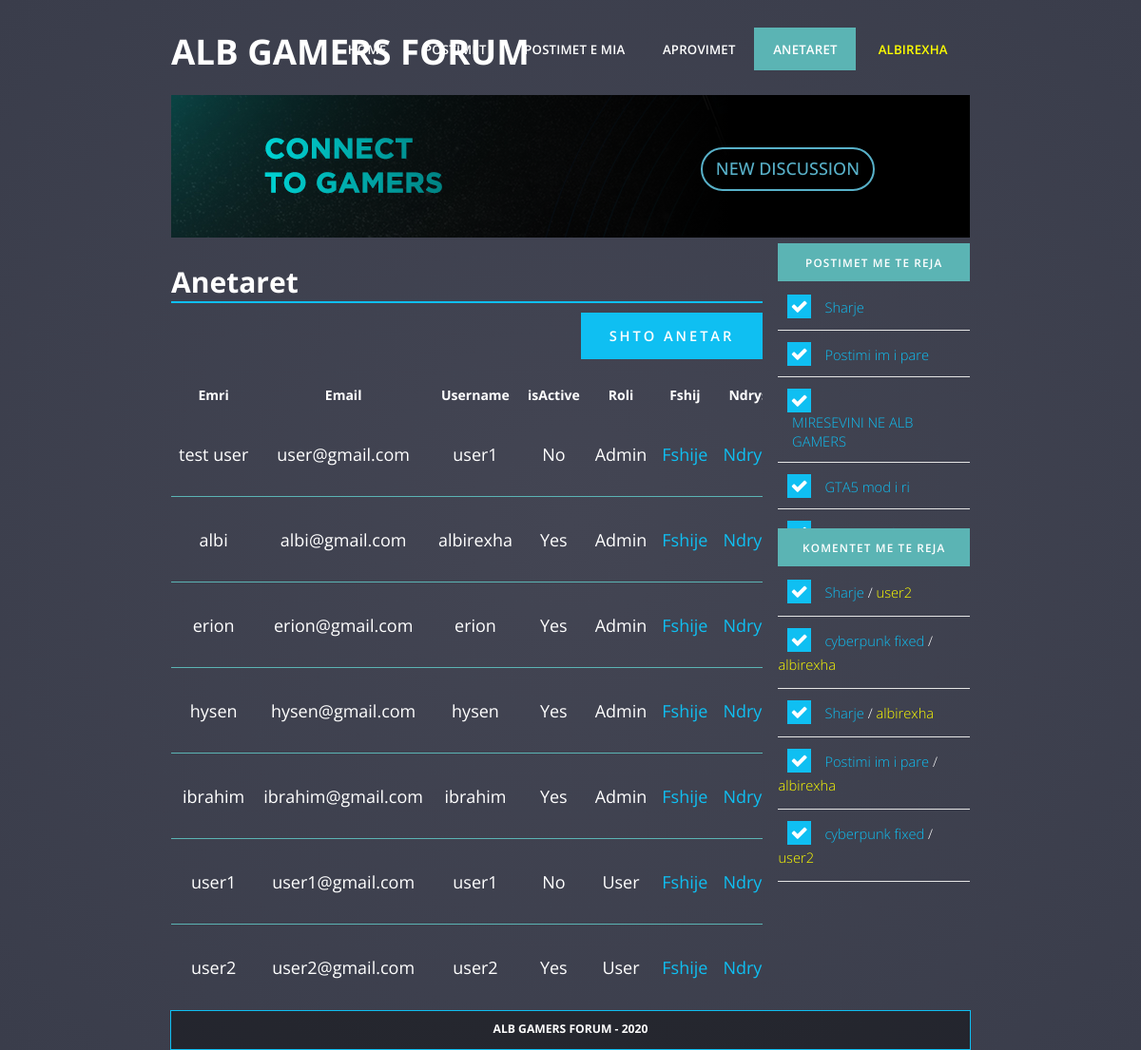
The page /anetaret.php (signed in) on the database its author committed.
### tables this page shows
CREATE TABLE `anetari` (
  `anetariid` int(11) NOT NULL,
  `emri_mbiemri` varchar(500) NOT NULL,
  `email` varchar(255) NOT NULL,
  `username` varchar(255) NOT NULL,
  `password` varchar(255) NOT NULL,
  `isActive` tinyint(1) NOT NULL DEFAULT 1,
  `roli` int(8) NOT NULL DEFAULT 2
);

CREATE TABLE `postimi` (
  `postimiid` int(11) NOT NULL,
  `anetariid` int(11) NOT NULL,
  `data_e_krijimit` datetime NOT NULL DEFAULT current_timestamp(),
  `teksti_postimit` text NOT NULL,
  `titulli_postimit` varchar(255) NOT NULL,
  `kategoriaid` int(11) NOT NULL,
  `shikime` bigint(20) DEFAULT 0
);

### inc/sqlFunctions.php (called while the page is built, shortened)
<?php
function connection(){
    $dbcon = mysqli_connect('localhost','root','','forumidb');
    return $dbcon;
}
function kthePostimet($type){
    $dbcon = connection();
    $sql="";
    if($type==0)
    $sql = "SELECT
    p.*,
    DATE_FORMAT(p.data_e_krijimit, '%D %M') AS dataPostimit,
    COUNT(pl.postimiid) NrPelqimeve,
    a.username AS username,
    k.emri_kategoria AS kategoria,
    k.kategoriaid AS kID
FROM
    pelqimet pl
RIGHT JOIN postimi p ON
    p.postimiid = pl.postimiid
INNER JOIN anetari a ON
    p.anetariid = a.anetariid
INNER JOIN kategoria k ON
    p.kategoriaid = k.kategoriaid
GROUP BY p.postimiid
ORDER BY
    p.postimiid DESC
";
    else if($type==1)
        $sql = "SELECT titulli_postimit, postimiid FROM postimi ORDER BY postimiid DESC LIMIT 5";
    else if($type==2)
        $sql = "SELECT p.titulli_postimit, p.postimiid, a.username AS username FROM postimi p INNER JOIN komentet k ON p.postimiid = k.postimiid INNER JOIN anetari a ON k.anetariid = a.anetariid ORDER BY k.komentiid DESC LIMIT 5";
        $result = mysqli_query($dbcon, $sql);
        return $result;
}
function merrAnetaret(){
    $dbcon = connection();
    $sql = "SELECT * FROM anetari";
    $result = mysqli_query($dbcon, $sql);
    return $result;
}
?>

### anetaret.php (the view, shortened to what this page needs)
<?php include "inc/header.php" ?>
	<div id="wrapper">
		<div id="page">
				<h2>Anetaret</h2>
				<a href="anetari.php?shto=1" class="btnPost" style="float:right; display:inline; margin-bottom: 20px">Shto Anetar </a>
				<div class="table-wrapper">
					<table class="fl-table">
						<tbody>
							<tr>
								<th style="width: auto"> Emri </th>
								<th> Email</th>
								<th> Username </th>
                                <th> isActive </th>
                                <th> Roli </th>
                                <th> Fshij </th>
                                <th> Ndrysho </th>
							</tr>
							<?php
								$anetaret = merrAnetaret();
								while($anetari = mysqli_fetch_assoc($anetaret)) :
							?>
							<tr>
                                <td> <?php echo $anetari["emri_mbiemri"] ?></td>
								<td> <?php echo $anetari["email"] ?></td>
								<td> <?php echo $anetari["username"] ?></td>
								<td> <?php if($anetari["isActive"]==0) echo "No" ; else echo "Yes"; ?></td>
								<td> <?php if($anetari["roli"]==2) echo "User" ; else echo "Admin"; ?></td>
                                <td> <a href="fshijAnetarin.php?aid=<?php echo $anetari["anetariid"]; ?>" onclick="return confirm('Deshironi te fshini anetarin?');"> Fshije </td>
                                <td> <a href="anetari.php?aid=<?php echo $anetari["anetariid"]; ?> "> Ndrysho </td>
							</tr>
							<?php endwhile; ?>
					</table>
				</div>
		</div>
		<?php include "inc/sidebar.php" ?>
	</div>
	</div>
	<?php include "inc/footer.php" ?>
</body>
</html>

### inc/sidebar.php
<div id="sidebar">
            <div id="stwo-col">
                <div class="sbox1">
                    <h2>Postimet me te reja</h2>
                    <ul class="style2">
                        <?php $postimetNew = kthePostimet(1);
                              while($postimi = mysqli_fetch_assoc($postimetNew)):
                        ?>
                        <li class="icon icon-ok"><a href="postimi.php?id=<?php echo $postimi["postimiid"]; ?>"><?php echo $postimi["titulli_postimit"]?></a></li>
                              <?php endwhile; ?>
                    </ul>
                </div>
            </div>
            <div id="stwo-col">
                <div class="sbox2">
                    <h2>Komentet me te reja</h2>
                    <ul class="style2">
                        <?php $komentetNew = kthePostimet(2);
                              while($komenti = mysqli_fetch_assoc($komentetNew)):
                        ?>
                        <li class="icon icon-ok"><a href="postimi.php?id=<?php echo $komenti["postimiid"]; ?>"><?php echo $komenti["titulli_postimit"]; ?> </a> / <?php echo '<p style="display: inline; color: yellow">'. $komenti["username"] .'</p>'?></li>
                              <?php endwhile; ?>
                    </ul>
                </div>
            </div>
</div>

### default.css (style rules this page uses)
body { margin: 0px; padding: 0px; background: radial-gradient(circle at center, #434553, #3a3d4b) ; font-family: 'Open Sans', sans-serif; font-size: 11pt; font-weight: 300; color: white; }
h1, h2, h3 { margin: 0; padding: 0; font-weight: 600; color: white; }
p, ol, ul { margin-top: 0; }
ol, ul { padding: 0; list-style: none; }
p { line-height: 180%; }
a { color: #0fbff2; }
ul.style2 { margin: 0; padding-top: 1em; list-style: none; }
ul.style2 li { border-bottom: solid 1px #E5E5E5; padding: 0.80em 0 0.80em 0; font-family: 0.80em; }
ul.style2 li:before { display: inline-block; padding: 3px; background: #0fbff2; margin-left: 10px; }
ul.style2 a { display: inline-block; margin-left: 1em; text-decoration: none; }
ul.style2 li:first-child { border-top: 0; padding-top: 0; }
ul.style2 .icon { color: #FFF; }
#wrapper { margin: 0 auto; width: 70%; }
#page { overflow: hidden; margin-top: 20px; float: left; width: 74%; }
#page h2 { border-bottom: 2px solid #0fbff2; font-weight: 700; font-size: 30px; }
#sidebar { float: right; width: 24%; margin-bottom: 10px; }
#stwo-col h2 { display: block; padding: 12px 0px; letter-spacing: 0.10em; text-transform: uppercase; font-size: 0.8em; font-weight: 600; color: white; background-color:#5bb4b4; width: auto; text-align: center; }
#stwo-col .sbox2 { float: right; width: 100%; min-height: 250px; }
#stwo-col .sbox1 { float: left; width: 100%; height: 300px; }
.table-wrapper { margin-top: 10px }
.fl-table { font-size: 12px; font-weight: normal; border-collapse: collapse; width: 100%; white-space: nowrap; }
.fl-table td, .fl-table th { text-align: center; padding: 8px; }
.fl-table tr { border-bottom: 0.1px solid #5bb4b4; }
.fl-table td { font-size: 18px; height: 90px; text-decoration: none; }
.fl-table td a { text-decoration: none; }
.fl-table tr th { font-size: 14px; }
.fl-table tr th:first-child { width: 30%; }
.fl-table tr:last-child, tr:first-child { border-bottom: none; }
.btnPost { display: inline-block; padding: 1em 2em; background: #0fbff2; -moz-transition: opacity 0.25s ease-in-out; -webkit-transition: opacity 0.25s ease-in-out; -o-transition: opacity 0.25s ease-in-out; -ms-transition: opacity 0.25s ease-in-out; transition: opacity 0.25s ease-in-out; letter-spacing: 0.20em; text-decoration: none; text-transform: uppercase; font-weight: 600; color: #FFF; margin-top: 10px; }

### rows shown on the page
anetari: emri_mbiemri "test user", email "user@gmail.com", username "user1", isActive "No", roli "Admin"
anetari: emri_mbiemri "albi", email "albi@gmail.com", username "albirexha", isActive "Yes", roli "Admin"
anetari: emri_mbiemri "erion", email "erion@gmail.com", username "erion", isActive "Yes", roli "Admin"
anetari: emri_mbiemri "hysen", email "hysen@gmail.com", username "hysen", isActive "Yes", roli "Admin"
anetari: emri_mbiemri "ibrahim", email "ibrahim@gmail.com", username "ibrahim", isActive "Yes", roli "Admin"
anetari: emri_mbiemri "user1", email "user1@gmail.com", username "user1", isActive "No", roli "User"
anetari: emri_mbiemri "user2", email "user2@gmail.com", username "user2", isActive "Yes", roli "User"
postimi: titulli_postimit "Sharje", anetari.username "user2", anetari.username "albirexha"
postimi: titulli_postimit "Postimi im i pare", anetari.username "albirexha"
postimi: titulli_postimit "MIRESEVINI NE ALB GAMERS"
postimi: titulli_postimit "GTA5 mod i ri"
postimi: titulli_postimit "cyberpunk fixed", anetariid.username "albirexha", anetari.username "user2"

### other values the page prints
$_SESSION["username"] "ALBIREXHA"
